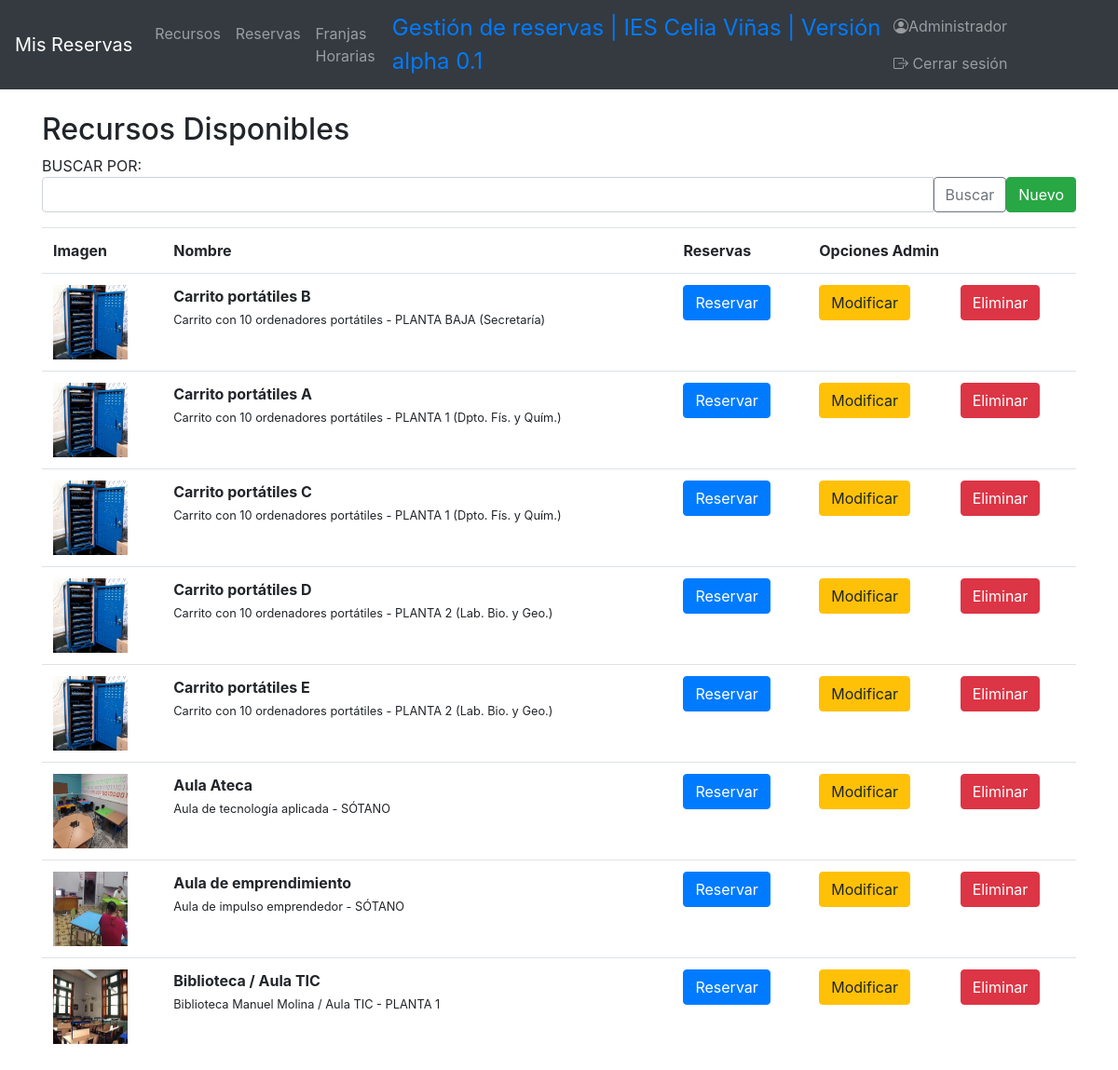
/index.php?controller=UserController&action=showMainMenu (signed in), run on the app's committed database.
### tables this page shows
CREATE TABLE `resources` (
  `id` int(10) UNSIGNED NOT NULL,
  `name` varchar(100) NOT NULL,
  `description` varchar(300) NOT NULL,
  `location` varchar(300) NOT NULL,
  `image` varchar(500) NOT NULL
);

### view.php (called while the page is built)
<?php
class View
{
	public function show($viewName, $data = null)
	{
		include("views/header.php");
		include("views/$viewName.php");
		include("views/footer.php");
	}
}

### controllers/UserController.php (called while the page is built, shortened)
<?php
include ("view.php");
include ("models/security.php");
class UserController {
    public function __construct()
    {
        $this->view = new View();
        $this->resources = new Resource();
    }
    public function showMainMenu()
    {
        $data['listaResources'] = $this->resources->getAll();
        $this->view->show("resources/mostrarResources", $data);
    }
}

### index.php (called while the page is built, shortened)
<?php
if (!isset($_REQUEST['action'])) {
        $action = "showLoginForm";
    } else {
        $action = $_REQUEST['action'];
    }
$controller = new $controller();
$controller->$action();

### models/security.php (called while the page is built, shortened)
<?php
class Security {
    public static function thereIsSession() {
        if (isset($_SESSION['idUser'])) {
            return true;
        } else {
            return false;
        }
    }
}

### models/DB.php (called while the page is built, shortened)
<?php
class DB {
    private $db;
    public function __construct() {
        $this->db = new mysqli(DB_HOST, DB_USER, DB_PASSWORD, DB_NAME);
    }
    public function consulta($sql) {
        $arrayResult = array();
        if ($result = $this->db->query($sql)) {
            while($fila = $result->fetch_object()) {
                $arrayResult[] = $fila;
            }
        } else {
            $arrayResult = null;
        }
        return $arrayResult;
    }
}

### models/resource.php (called while the page is built, shortened)
<?php
     include_once("DB.php");
    class Resource {
        private $db;
        public function __construct() {
            $this->db = new DB;
        }
        public function getAll() {
            $result = $this->db->consulta("SELECT * FROM resources");
            return $result;
        }
    }

### views/resources/mostrarResources.php (the view, shortened to what this page needs)
<?php
	echo "<div class=container>";
	echo"<h2> Recursos Disponibles</h2>";
	if (Security::thereIsSession()==true){
		echo "<form action='index.php'>
				<input type='hidden' name='controller' value='ResourceController'>
				<input type='hidden' name='action' value='buscarResources'>
				<div class='col-13'>
					BUSCAR POR:
					<div class='input-group mb-3'>
						<input type='text'class='form-control' name='textoBusqueda' aria-label='' aria-describedby='basic-addon2'>
						<div class='input-group-btn'>
							<button class='btn btn-outline-secondary' type='submit' value='Buscar'>
								Buscar
								</button>
						</div>";
						if($_SESSION['type'] ==  "admin"){
							echo"<a href='index.php?controller=ResourceController&action=formularioInsertarResources' class='btn btn-success'>Nuevo</a></td>";
						}
					echo"</div>";
			echo"</form>";
					echo "</div>";
	}
	if (count($data['listaResources']) > 0) {
		echo "<div class=container>";
		echo "<div class= 'table-responsive-sm'>";
		echo "<table class= 'table table-hover'>";
			echo "<tr>";
				echo "<th>Imagen</th>";
				echo "<th>Nombre</th>";
				echo "<th>Reservas</th>";
				if($_SESSION['type'] ==  "admin"){
					echo "<th colspan='2'>Opciones Admin</th>";
				}
            echo "</tr>";
			foreach($data['listaResources'] as $resources) {
				echo "<tr id='resources".$resources->id."'>";
					echo "<td> <img src=".$resources->image." width='80' height='80'></td>";
					echo "<td><strong>".$resources->name."</strong><br><span style='font-size: 80%'>".$resources->description." - ".$resources->location."</span></td>";
					echo "<td><a href='index.php?controller=ReservationController&action=formularioInsertar&recurso=".$resources->id."' class='btn btn-primary'>Reservar</a></td>";
					if($_SESSION['type'] ==  "admin"){
						echo "<td><a href='index.php?controller=ResourceController&action=formularioModificarResources&id=".$resources->id."' class='btn btn-warning'>Modificar</a></td>";
						echo "<td><button class='btn btn-danger'><a href='index.php?controller=ResourceController&action=borrarResourcesAjax&id=".$resources->id."' style='color: white'>Eliminar</button></a></td>";
					}
				echo "</tr>";
			}
		echo "</table>";
		echo "</div>";
		echo "</div>";
	}
	else {
		echo "No se encontraron datos";
	}

### views/header.php (shortened to what this page needs)
<!DOCTYPE html>
<html lang="es-ES">
<head>
    <link rel="stylesheet" href="https://cdn.jsdelivr.net/npm/bootstrap@4.0.0/dist/css/bootstrap.min.css">
    <link rel="stylesheet" href="https://cdn.jsdelivr.net/npm/bootstrap-icons@1.8.1/font/bootstrap-icons.css">
</head>
<body>
    <nav class="navbar navbar-expand-lg sticky-top navbar-dark bg-dark">
<?php
    if (Security::thereIsSession()) {
       echo" <a class='navbar-brand' href='index.php?controller=ReservationController&action=mostrar&date=date' >Mis Reservas</a>
        <div class='collapse navbar-collapse' id='navbarTogglerDemo03'>
            <ul class='navbar-nav mr-auto mt-2 mt-lg-0'>
                <li class='nav-item'>
                    <a class='nav-link' href='index.php?controller=ResourceController&action=mostrarResources'>Recursos</a>
                </li>
                <li class='nav-item'>
                    <a class='nav-link' href='index.php?controller=ReservationController&action=mostrar'>Reservas</a>
                </li>";
            if($_SESSION['type'] ==  "admin"){
            echo"<li class='nav-item'>
                    <a class='nav-link' href='index.php?controller=TimeTableController&action=mostrarTimeTable'>Franjas Horarias</a>
                </li>";
            }
            echo"</ul>";
        }
?>
<span style='justify-content: space-around; font-size: 150%' class='navbar-collapse text-primary'>Gestión de reservas | IES Celia Viñas | Versión alpha 0.1</span>
            <ul class="nav navbar-nav navbar-right">
                <?php
                    if (Security::thereIsSession()) {
                        echo "<li><a class='nav-link' href='index.php?controller=UserController&action=mostrarUser' ><i class='bi bi-person-circle'></i>".$_SESSION['realname']."</a></li>";
                        echo "<li><a class='nav-link' href='index.php?controller=UserController&action=closeSession'><i class='bi bi-box-arrow-right'></i> Cerrar sesión</a></li>";
                    }else {
                        echo "<li><a class='nav-link' href='index.php?controller=UserController&action=showLoginForm'><span class='glyphicon glyphicon-log-in'></span> Iniciar sesion</a></li>";
                    }
                ?>
            </ul>
            </div>
    </nav>

### views/footer.php (shortened to what this page needs)
</body>
</html>

### data on the page
resources: image (picture), name "Carrito portátiles B", description "Carrito con 10 ordenadores portátiles", location "PLANTA BAJA (Secretaría)"
resources: image (picture), name "Carrito portátiles A", description "Carrito con 10 ordenadores portátiles", location "PLANTA 1 (Dpto. Fís. y Quím.)"
resources: image (picture), name "Carrito portátiles C", description "Carrito con 10 ordenadores portátiles", location "PLANTA 1 (Dpto. Fís. y Quím.)"
resources: image (picture), name "Carrito portátiles D", description "Carrito con 10 ordenadores portátiles", location "PLANTA 2 (Lab. Bio. y Geo.)"
resources: image (picture), name "Carrito portátiles E", description "Carrito con 10 ordenadores portátiles", location "PLANTA 2 (Lab. Bio. y Geo.)"
resources: image (picture), name "Aula Ateca", description "Aula de tecnología aplicada", location "SÓTANO"
resources: image (picture), name "Aula de emprendimiento", description "Aula de impulso emprendedor", location "SÓTANO"
resources: image (picture), name "Biblioteca / Aula TIC", description "Biblioteca Manuel Molina / Aula TIC", location "PLANTA 1"

### other printed values
$_SESSION['realname'] "Administrador"
